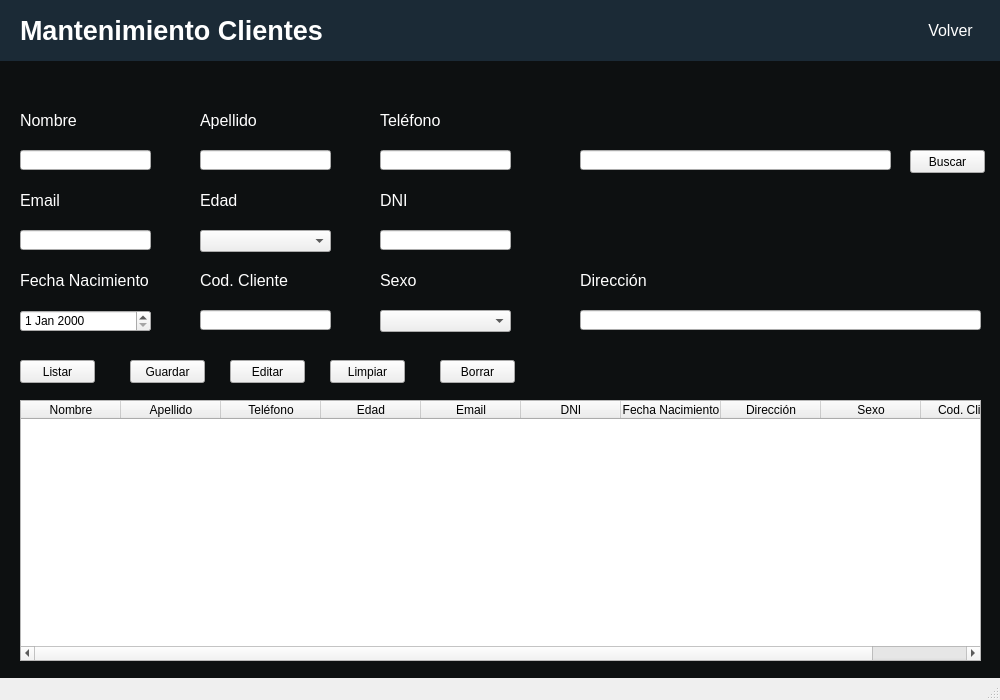
<?xml version="1.0" encoding="UTF-8"?>
<ui version="4.0">
 <class>MainWindow</class>
 <widget class="QMainWindow" name="MainWindow">
  <property name="geometry">
   <rect>
    <x>0</x>
    <y>0</y>
    <width>1000</width>
    <height>700</height>
   </rect>
  </property>
  <property name="minimumSize">
   <size>
    <width>1000</width>
    <height>700</height>
   </size>
  </property>
  <property name="maximumSize">
   <size>
    <width>1000</width>
    <height>700</height>
   </size>
  </property>
  <property name="windowTitle">
   <string>MainWindow</string>
  </property>
  <property name="styleSheet">
   <string notr="true">QWidget#centralwidget{
background-color: rgb(13, 16, 17);}</string>
  </property>
  <widget class="QWidget" name="centralwidget">
   <widget class="QLabel" name="label">
    <property name="geometry">
     <rect>
      <x>20</x>
      <y>100</y>
      <width>71</width>
      <height>41</height>
     </rect>
    </property>
    <property name="font">
     <font>
      <pointsize>12</pointsize>
     </font>
    </property>
    <property name="styleSheet">
     <string notr="true">color: rgb(255, 255, 255);</string>
    </property>
    <property name="text">
     <string>Nombre</string>
    </property>
   </widget>
   <widget class="QLabel" name="label_2">
    <property name="geometry">
     <rect>
      <x>20</x>
      <y>180</y>
      <width>71</width>
      <height>41</height>
     </rect>
    </property>
    <property name="font">
     <font>
      <pointsize>12</pointsize>
     </font>
    </property>
    <property name="styleSheet">
     <string notr="true">color: rgb(255, 255, 255);</string>
    </property>
    <property name="text">
     <string>Email</string>
    </property>
   </widget>
   <widget class="QLabel" name="label_3">
    <property name="geometry">
     <rect>
      <x>20</x>
      <y>260</y>
      <width>131</width>
      <height>41</height>
     </rect>
    </property>
    <property name="font">
     <font>
      <pointsize>12</pointsize>
     </font>
    </property>
    <property name="styleSheet">
     <string notr="true">color: rgb(255, 255, 255);</string>
    </property>
    <property name="text">
     <string>Fecha Nacimiento</string>
    </property>
   </widget>
   <widget class="QLineEdit" name="lineEdit">
    <property name="geometry">
     <rect>
      <x>20</x>
      <y>150</y>
      <width>131</width>
      <height>20</height>
     </rect>
    </property>
   </widget>
   <widget class="QLineEdit" name="lineEdit_2">
    <property name="geometry">
     <rect>
      <x>20</x>
      <y>230</y>
      <width>131</width>
      <height>20</height>
     </rect>
    </property>
   </widget>
   <widget class="QLabel" name="label_4">
    <property name="geometry">
     <rect>
      <x>200</x>
      <y>100</y>
      <width>71</width>
      <height>41</height>
     </rect>
    </property>
    <property name="font">
     <font>
      <pointsize>12</pointsize>
     </font>
    </property>
    <property name="styleSheet">
     <string notr="true">color: rgb(255, 255, 255);</string>
    </property>
    <property name="text">
     <string>Apellido</string>
    </property>
   </widget>
   <widget class="QLineEdit" name="lineEdit_4">
    <property name="geometry">
     <rect>
      <x>200</x>
      <y>150</y>
      <width>131</width>
      <height>20</height>
     </rect>
    </property>
   </widget>
   <widget class="QLabel" name="label_5">
    <property name="geometry">
     <rect>
      <x>200</x>
      <y>180</y>
      <width>71</width>
      <height>41</height>
     </rect>
    </property>
    <property name="font">
     <font>
      <pointsize>12</pointsize>
     </font>
    </property>
    <property name="styleSheet">
     <string notr="true">color: rgb(255, 255, 255);</string>
    </property>
    <property name="text">
     <string>Edad</string>
    </property>
   </widget>
   <widget class="QLabel" name="label_6">
    <property name="geometry">
     <rect>
      <x>200</x>
      <y>260</y>
      <width>101</width>
      <height>41</height>
     </rect>
    </property>
    <property name="font">
     <font>
      <pointsize>12</pointsize>
     </font>
    </property>
    <property name="styleSheet">
     <string notr="true">color: rgb(255, 255, 255);</string>
    </property>
    <property name="text">
     <string>Cod. Cliente</string>
    </property>
   </widget>
   <widget class="QLineEdit" name="lineEdit_6">
    <property name="geometry">
     <rect>
      <x>200</x>
      <y>310</y>
      <width>131</width>
      <height>20</height>
     </rect>
    </property>
   </widget>
   <widget class="QLabel" name="label_7">
    <property name="geometry">
     <rect>
      <x>380</x>
      <y>100</y>
      <width>71</width>
      <height>41</height>
     </rect>
    </property>
    <property name="font">
     <font>
      <pointsize>12</pointsize>
     </font>
    </property>
    <property name="styleSheet">
     <string notr="true">color: rgb(255, 255, 255);</string>
    </property>
    <property name="text">
     <string>Teléfono</string>
    </property>
   </widget>
   <widget class="QLabel" name="label_8">
    <property name="geometry">
     <rect>
      <x>380</x>
      <y>180</y>
      <width>71</width>
      <height>41</height>
     </rect>
    </property>
    <property name="font">
     <font>
      <pointsize>12</pointsize>
     </font>
    </property>
    <property name="styleSheet">
     <string notr="true">color: rgb(255, 255, 255);</string>
    </property>
    <property name="text">
     <string>DNI</string>
    </property>
   </widget>
   <widget class="QLabel" name="label_9">
    <property name="geometry">
     <rect>
      <x>380</x>
      <y>260</y>
      <width>71</width>
      <height>41</height>
     </rect>
    </property>
    <property name="font">
     <font>
      <pointsize>12</pointsize>
     </font>
    </property>
    <property name="styleSheet">
     <string notr="true">color: rgb(255, 255, 255);</string>
    </property>
    <property name="text">
     <string>Sexo</string>
    </property>
   </widget>
   <widget class="QLineEdit" name="lineEdit_7">
    <property name="geometry">
     <rect>
      <x>380</x>
      <y>150</y>
      <width>131</width>
      <height>20</height>
     </rect>
    </property>
   </widget>
   <widget class="QLineEdit" name="lineEdit_8">
    <property name="geometry">
     <rect>
      <x>380</x>
      <y>230</y>
      <width>131</width>
      <height>20</height>
     </rect>
    </property>
   </widget>
   <widget class="QLineEdit" name="lineEdit_10">
    <property name="geometry">
     <rect>
      <x>580</x>
      <y>310</y>
      <width>401</width>
      <height>20</height>
     </rect>
    </property>
   </widget>
   <widget class="QLabel" name="label_10">
    <property name="geometry">
     <rect>
      <x>580</x>
      <y>260</y>
      <width>71</width>
      <height>41</height>
     </rect>
    </property>
    <property name="font">
     <font>
      <pointsize>12</pointsize>
     </font>
    </property>
    <property name="styleSheet">
     <string notr="true">color: rgb(255, 255, 255);</string>
    </property>
    <property name="text">
     <string>Dirección</string>
    </property>
   </widget>
   <widget class="QComboBox" name="comboBox">
    <property name="geometry">
     <rect>
      <x>380</x>
      <y>310</y>
      <width>131</width>
      <height>22</height>
     </rect>
    </property>
    <item>
     <property name="text">
      <string/>
     </property>
    </item>
    <item>
     <property name="text">
      <string>Masculino</string>
     </property>
    </item>
    <item>
     <property name="text">
      <string>Femenino</string>
     </property>
    </item>
   </widget>
   <widget class="QComboBox" name="comboBox_2">
    <property name="geometry">
     <rect>
      <x>200</x>
      <y>230</y>
      <width>131</width>
      <height>22</height>
     </rect>
    </property>
    <item>
     <property name="text">
      <string/>
     </property>
    </item>
    <item>
     <property name="text">
      <string>18</string>
     </property>
    </item>
    <item>
     <property name="text">
      <string>19</string>
     </property>
    </item>
    <item>
     <property name="text">
      <string>20</string>
     </property>
    </item>
    <item>
     <property name="text">
      <string>21</string>
     </property>
    </item>
    <item>
     <property name="text">
      <string>22</string>
     </property>
    </item>
    <item>
     <property name="text">
      <string>23</string>
     </property>
    </item>
    <item>
     <property name="text">
      <string>24</string>
     </property>
    </item>
    <item>
     <property name="text">
      <string>25</string>
     </property>
    </item>
    <item>
     <property name="text">
      <string>26</string>
     </property>
    </item>
    <item>
     <property name="text">
      <string>27</string>
     </property>
    </item>
    <item>
     <property name="text">
      <string>28</string>
     </property>
    </item>
    <item>
     <property name="text">
      <string>29</string>
     </property>
    </item>
    <item>
     <property name="text">
      <string>30</string>
     </property>
    </item>
    <item>
     <property name="text">
      <string>31</string>
     </property>
    </item>
    <item>
     <property name="text">
      <string>32</string>
     </property>
    </item>
    <item>
     <property name="text">
      <string>33</string>
     </property>
    </item>
    <item>
     <property name="text">
      <string>34</string>
     </property>
    </item>
    <item>
     <property name="text">
      <string>35</string>
     </property>
    </item>
    <item>
     <property name="text">
      <string>36</string>
     </property>
    </item>
    <item>
     <property name="text">
      <string>37</string>
     </property>
    </item>
    <item>
     <property name="text">
      <string>38</string>
     </property>
    </item>
    <item>
     <property name="text">
      <string>39</string>
     </property>
    </item>
    <item>
     <property name="text">
      <string>40</string>
     </property>
    </item>
    <item>
     <property name="text">
      <string>41</string>
     </property>
    </item>
    <item>
     <property name="text">
      <string>42</string>
     </property>
    </item>
    <item>
     <property name="text">
      <string>43</string>
     </property>
    </item>
    <item>
     <property name="text">
      <string>44</string>
     </property>
    </item>
    <item>
     <property name="text">
      <string>45</string>
     </property>
    </item>
    <item>
     <property name="text">
      <string>46</string>
     </property>
    </item>
    <item>
     <property name="text">
      <string>47</string>
     </property>
    </item>
    <item>
     <property name="text">
      <string>48</string>
     </property>
    </item>
    <item>
     <property name="text">
      <string>49</string>
     </property>
    </item>
    <item>
     <property name="text">
      <string>50</string>
     </property>
    </item>
    <item>
     <property name="text">
      <string>51</string>
     </property>
    </item>
    <item>
     <property name="text">
      <string>52</string>
     </property>
    </item>
    <item>
     <property name="text">
      <string>53</string>
     </property>
    </item>
    <item>
     <property name="text">
      <string>54</string>
     </property>
    </item>
    <item>
     <property name="text">
      <string>55</string>
     </property>
    </item>
    <item>
     <property name="text">
      <string>56</string>
     </property>
    </item>
    <item>
     <property name="text">
      <string>57</string>
     </property>
    </item>
    <item>
     <property name="text">
      <string>58</string>
     </property>
    </item>
    <item>
     <property name="text">
      <string>59</string>
     </property>
    </item>
    <item>
     <property name="text">
      <string>60</string>
     </property>
    </item>
    <item>
     <property name="text">
      <string>61</string>
     </property>
    </item>
    <item>
     <property name="text">
      <string>62</string>
     </property>
    </item>
    <item>
     <property name="text">
      <string>63</string>
     </property>
    </item>
    <item>
     <property name="text">
      <string>64</string>
     </property>
    </item>
    <item>
     <property name="text">
      <string>65</string>
     </property>
    </item>
    <item>
     <property name="text">
      <string>66</string>
     </property>
    </item>
    <item>
     <property name="text">
      <string>67</string>
     </property>
    </item>
    <item>
     <property name="text">
      <string>68</string>
     </property>
    </item>
    <item>
     <property name="text">
      <string>69</string>
     </property>
    </item>
    <item>
     <property name="text">
      <string>70</string>
     </property>
    </item>
    <item>
     <property name="text">
      <string>80</string>
     </property>
    </item>
    <item>
     <property name="text">
      <string>81</string>
     </property>
    </item>
    <item>
     <property name="text">
      <string>82</string>
     </property>
    </item>
    <item>
     <property name="text">
      <string>83</string>
     </property>
    </item>
    <item>
     <property name="text">
      <string>84</string>
     </property>
    </item>
    <item>
     <property name="text">
      <string>85</string>
     </property>
    </item>
    <item>
     <property name="text">
      <string>86</string>
     </property>
    </item>
    <item>
     <property name="text">
      <string>87</string>
     </property>
    </item>
    <item>
     <property name="text">
      <string>88</string>
     </property>
    </item>
    <item>
     <property name="text">
      <string>89</string>
     </property>
    </item>
    <item>
     <property name="text">
      <string>90</string>
     </property>
    </item>
    <item>
     <property name="text">
      <string>91</string>
     </property>
    </item>
    <item>
     <property name="text">
      <string>92</string>
     </property>
    </item>
    <item>
     <property name="text">
      <string>93</string>
     </property>
    </item>
    <item>
     <property name="text">
      <string>94</string>
     </property>
    </item>
    <item>
     <property name="text">
      <string>95</string>
     </property>
    </item>
    <item>
     <property name="text">
      <string>96</string>
     </property>
    </item>
    <item>
     <property name="text">
      <string>97</string>
     </property>
    </item>
    <item>
     <property name="text">
      <string>98</string>
     </property>
    </item>
    <item>
     <property name="text">
      <string>99</string>
     </property>
    </item>
    <item>
     <property name="text">
      <string>100</string>
     </property>
    </item>
   </widget>
   <widget class="QDateEdit" name="dateEdit">
    <property name="geometry">
     <rect>
      <x>20</x>
      <y>310</y>
      <width>131</width>
      <height>22</height>
     </rect>
    </property>
   </widget>
   <widget class="QLabel" name="label_11">
    <property name="geometry">
     <rect>
      <x>0</x>
      <y>0</y>
      <width>1011</width>
      <height>61</height>
     </rect>
    </property>
    <property name="font">
     <font>
      <family>dripicons-v2</family>
     </font>
    </property>
    <property name="styleSheet">
     <string notr="true">background-color: rgb(27, 42, 54);</string>
    </property>
    <property name="text">
     <string/>
    </property>
   </widget>
   <widget class="QPushButton" name="pushButton">
    <property name="geometry">
     <rect>
      <x>910</x>
      <y>10</y>
      <width>81</width>
      <height>41</height>
     </rect>
    </property>
    <property name="font">
     <font>
      <pointsize>12</pointsize>
      <weight>50</weight>
      <bold>false</bold>
     </font>
    </property>
    <property name="styleSheet">
     <string notr="true">border-radius:10px;
color: rgb(255, 255, 255);</string>
    </property>
    <property name="text">
     <string>Volver</string>
    </property>
    <property name="icon">
     <iconset>
      <normaloff>chevrons-left.svg</normaloff>chevrons-left.svg</iconset>
    </property>
    <property name="iconSize">
     <size>
      <width>20</width>
      <height>20</height>
     </size>
    </property>
   </widget>
   <widget class="QTableWidget" name="tableWidget">
    <property name="geometry">
     <rect>
      <x>20</x>
      <y>400</y>
      <width>961</width>
      <height>261</height>
     </rect>
    </property>
    <column>
     <property name="text">
      <string>Nombre</string>
     </property>
    </column>
    <column>
     <property name="text">
      <string>Apellido</string>
     </property>
    </column>
    <column>
     <property name="text">
      <string>Teléfono</string>
     </property>
    </column>
    <column>
     <property name="text">
      <string>Edad</string>
     </property>
    </column>
    <column>
     <property name="text">
      <string>Email</string>
     </property>
    </column>
    <column>
     <property name="text">
      <string>DNI</string>
     </property>
    </column>
    <column>
     <property name="text">
      <string>Fecha Nacimiento</string>
     </property>
    </column>
    <column>
     <property name="text">
      <string>Dirección</string>
     </property>
    </column>
    <column>
     <property name="text">
      <string>Sexo</string>
     </property>
    </column>
    <column>
     <property name="text">
      <string>Cod. Cliente</string>
     </property>
    </column>
   </widget>
   <widget class="QLabel" name="label_12">
    <property name="geometry">
     <rect>
      <x>20</x>
      <y>10</y>
      <width>331</width>
      <height>41</height>
     </rect>
    </property>
    <property name="font">
     <font>
      <pointsize>20</pointsize>
      <weight>75</weight>
      <bold>true</bold>
     </font>
    </property>
    <property name="styleSheet">
     <string notr="true">color: rgb(255, 255, 255);</string>
    </property>
    <property name="text">
     <string>Mantenimiento Clientes</string>
    </property>
   </widget>
   <widget class="QPushButton" name="pushButton_2">
    <property name="geometry">
     <rect>
      <x>910</x>
      <y>150</y>
      <width>75</width>
      <height>23</height>
     </rect>
    </property>
    <property name="text">
     <string>Buscar</string>
    </property>
   </widget>
   <widget class="QLineEdit" name="lineEdit_3">
    <property name="geometry">
     <rect>
      <x>580</x>
      <y>150</y>
      <width>311</width>
      <height>20</height>
     </rect>
    </property>
   </widget>
   <widget class="QPushButton" name="pushButton_3">
    <property name="geometry">
     <rect>
      <x>20</x>
      <y>360</y>
      <width>75</width>
      <height>23</height>
     </rect>
    </property>
    <property name="text">
     <string>Listar</string>
    </property>
   </widget>
   <widget class="QPushButton" name="pushButton_4">
    <property name="geometry">
     <rect>
      <x>130</x>
      <y>360</y>
      <width>75</width>
      <height>23</height>
     </rect>
    </property>
    <property name="text">
     <string>Guardar</string>
    </property>
   </widget>
   <widget class="QPushButton" name="pushButton_5">
    <property name="geometry">
     <rect>
      <x>230</x>
      <y>360</y>
      <width>75</width>
      <height>23</height>
     </rect>
    </property>
    <property name="text">
     <string>Editar</string>
    </property>
   </widget>
   <widget class="QPushButton" name="pushButton_6">
    <property name="geometry">
     <rect>
      <x>330</x>
      <y>360</y>
      <width>75</width>
      <height>23</height>
     </rect>
    </property>
    <property name="text">
     <string>Limpiar</string>
    </property>
   </widget>
   <widget class="QPushButton" name="pushButton_7">
    <property name="geometry">
     <rect>
      <x>440</x>
      <y>360</y>
      <width>75</width>
      <height>23</height>
     </rect>
    </property>
    <property name="text">
     <string>Borrar</string>
    </property>
   </widget>
  </widget>
  <widget class="QStatusBar" name="statusbar"/>
 </widget>
 <resources/>
 <connections/>
</ui>
